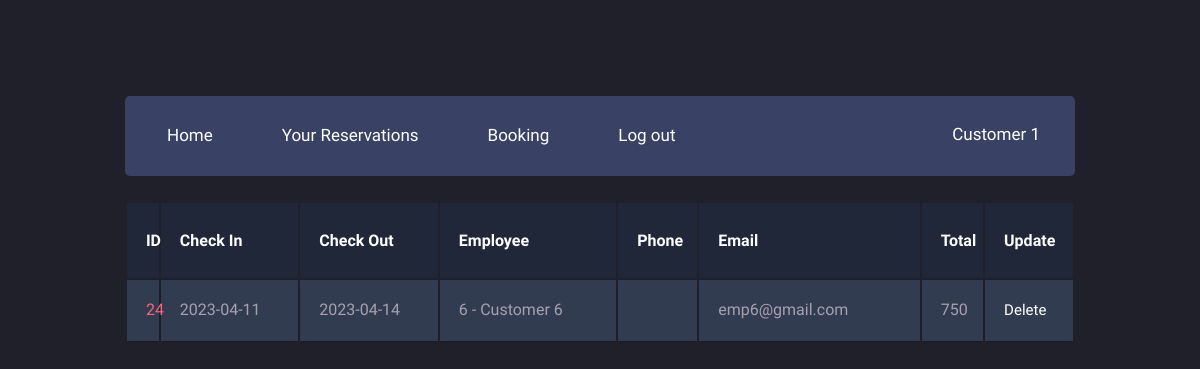
The page /customers/reservations.php (signed in) on the database its author committed.
### tables this page shows
CREATE TABLE `Reservations` (
  `resID` int(11) NOT NULL,
  `checkInDate` date NOT NULL,
  `checkOutDate` date NOT NULL,
  `reservedDate` date NOT NULL,
  `Employees_empID` int(11) NOT NULL,
  `Customers_cusID` int(11) NOT NULL
);

CREATE TABLE `Employees` (
  `empID` int(11) NOT NULL,
  `empName` varchar(100) DEFAULT NULL,
  `empPhone` varchar(20) DEFAULT NULL,
  `empEmail` varchar(100) NOT NULL,
  `empAddress` varchar(200) DEFAULT NULL,
  `empGender` varchar(45) DEFAULT NULL,
  `position` varchar(45) DEFAULT NULL,
  `password` varchar(200) NOT NULL,
  `Hotels_hotelID` int(11) NOT NULL
);

### customers/reservations.php (the view, shortened to what this page needs)
<?php
    $id = $_SESSION['cusID'];
    include "../db_connect.php";
    $sql = "SELECT * FROM Reservations where Customers_cusID = '$id'";
    $result = $conn->query($sql);
?>
<!DOCTYPE html>
<html>
    <head>
        <link rel="stylesheet" href="menu.css">
        <link rel="stylesheet" href="table.css">
    </head>
    <body>
        <div class="main-container">
            <header class="block">
                <ul class="header-menu horizontal-list">
                    <li>
                        <a class="header-menu-tab" href="home.php"><span class="icon fontawesome-user scnd-font-color"></span>Home</a>
                    </li>
                    <li>
                        <a class="header-menu-tab" href="reservations.php"><span class="icon fontawesome-star-empty scnd-font-color"></span>Your Reservations</a>
                    </li>
                    <li>
                            <a class="header-menu-tab" href="booking.php"><span class="icon fontawesome-envelope scnd-font-color"></span>Booking</a>
                        </li>
                    <li>
                        <a class="header-menu-tab" href="../account/logout.php"><span class="icon fontawesome-envelope scnd-font-color"></span>Log out</a>
                    </li>
                </ul>
                <div class="profile-menu">
                    <p><?php echo $_SESSION['cusName']; ?> <a href=""><span class="entypo-down-open scnd-font-color"></span></a></p>
                </div>
            </header>
            <table class="container">
                <thead>
                    <tr>
                        <th><h1>ID</h1></th>
                        <th><h1>Check In</h1></th>
                        <th><h1>Check Out</h1></th>
                        <th><h1>Employee</h1></th>
                        <th><h1>Phone</h1></th>
                        <th><h1>Email</h1></th>
                        <th><h1>Total</h1></th>
                        <th><h1>Update</h1></th>
                    </tr>
                </thead>
                <tbody>
                    <?php
                        if ($result->num_rows > 0) {
                            while ($row = $result->fetch_assoc()) {
                    ?>
                                <tr>
                                    <td><?php echo $row['resID']; ?> </td>
                                    <td><?php echo $row['checkInDate']; ?> </td>
                                    <td><?php echo $row['checkOutDate']; ?> </td>
                                    <td><?php
                                        $empID = $row['Employees_empID'];
                                        $sql2 = "SELECT * FROM employees WHERE empID = '$empID'";
                                        $result2 = $conn->query($sql2);
                                        $row2 = $result2->fetch_assoc();
                                        echo $empID . " - " . $row2['empName'];
                                    ?> </td>
                                    <td><?php echo $row2['empPhone']; ?> </td>
                                    <td><?php echo $row2['empEmail']; ?> </td>
                                    <td><?php
                                        $resID = $row['resID'];
                                        $sql1 = "SELECT sum(price) * (checkOutDate - checkInDate) as total
                                                from rooms_has_reservations rhs inner join rooms r inner join reservations rs
                                                on  rhs.rooms_roomID = r.roomID
                                                and rhs.Rooms_hotels_hotelID = r.hotels_hotelID
                                                and rhs.reservations_resID = rs.resID
                                                where rhs.reservations_resID = '$resID';";
                                        $result1 = $conn->query($sql1);
                                        $row1 = $result1->fetch_assoc();
                                        echo $row1['total'];
                                    ?> </td>
                                    <td>
                                        <a class = "btn btn-danger" href = "deleteReservations.php?id=<?php echo $row['resID']; ?>">
                                        Delete</a>
                                    </td>
                                </tr>
                    <?php
                            }
                        }
                    ?>
                </tbody>
            </table>
        </div>
    </body>
</html>

### customers/menu.css (style rules this page uses)
[class*="fontawesome-"]:before { font-family: 'FontAwesome', sans-serif; }
* { -webkit-box-sizing: border-box; -moz-box-sizing: border-box; box-sizing: border-box; }
body { background: #1f2029; }
ul { list-style-type: none; margin: 0; padding-left: 0; }
h1 { font-size: 23px; }
p { font-size: 15px; }
a { text-decoration: none; font-size: 15px; }
h1, h2, p, a, span { color: #fff; }
.scnd-font-color { color: #9099b7; }
.horizontal-list { margin: 0; padding: 0; list-style-type: none; }
.horizontal-list li { float: left; }
.icon { font-size: 25px; }
.main-container { font-family: 'Ubuntu', sans-serif; width: 950px; height: 1725px; margin: 6em auto; }
header { height: 80px; }
.header-menu { font-size: 17px; line-height: 80px; }
.header-menu li { position: relative; -webkit-transform: translateZ(0); }
.header-menu-tab { padding: 0 27px; display: block; line-height: 74px; font-size: 17px; -webkit-transition: background .3s; transition: background .3s; }
.header-menu-tab .icon { padding-right: 15px; }
.profile-menu { float: right; height: 80px; padding-right: 20px; }
.profile-menu p { font-size: 17px; display: inline-block; line-height: 76px; margin: 0; padding-right: 10px; }
.profile-menu a { padding-left: 5px; }
.block { margin-bottom: 25px; background: #394264; border-radius: 5px; }

### customers/table.css (style rules this page uses)
body { font-family: 'Open Sans', sans-serif; font-weight: 300; line-height: 1.42em; color:#A7A1AE; background-color:#1F2029; }
h1 { font-size:3em; font-weight: 300; line-height:1em; text-align: center; color: #4DC3FA; }
.container th h1 { font-weight: bold; font-size: 1em; text-align: left; color: #fff; }
.container td { font-weight: normal; font-size: 1em; -webkit-box-shadow: 0 2px 2px -2px #0E1119; -moz-box-shadow: 0 2px 2px -2px #0E1119; box-shadow: 0 2px 2px -2px #0E1119; }
.container { text-align: left; overflow: hidden; width: 100%; margin: 0 auto; display: table; padding: 0 0 8em 0; }
.container td, .container th { padding-bottom: 2%; padding-top: 2%; padding-left:2%; }
.container tr:nth-child(odd) { background-color: #323C50; }
.container th { background-color: #1F2739; }
.container td:first-child { color: #FB667A; }

### rows shown on the page
reservations: resID "24", checkInDate "2023-04-11", checkOutDate "2023-04-14", Employees_empID "6", Employees_empID.empName "Customer 6", Employees_empID.empEmail "emp6@gmail.com", total "750"

### other values the page prints
$_SESSION['cusName'] "Customer 1"
